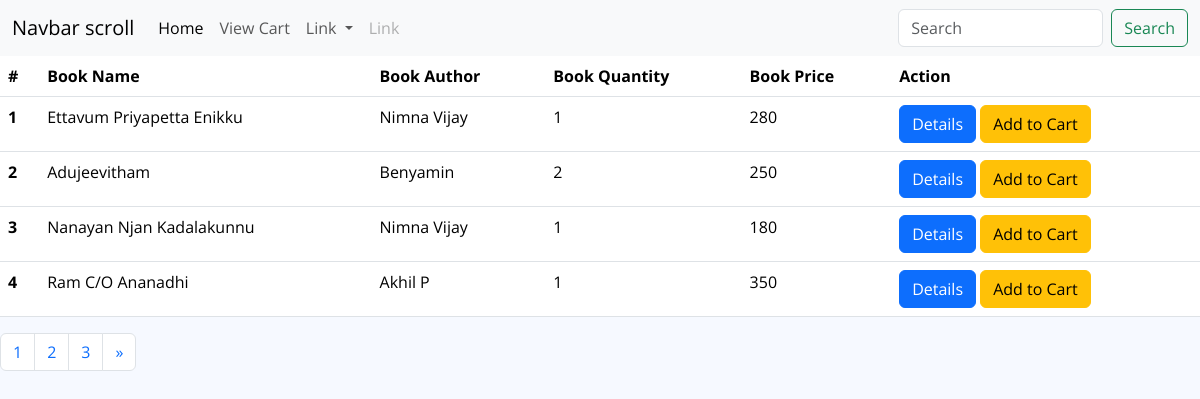
/user/user/, run on the app's committed database.
### book_app/models.py (models this page shows, shortened)
class Book(models.Model):
    title=models.CharField(max_length=200)
    price=models.IntegerField()
    quantity = models.IntegerField()
    author=models.ForeignKey(Author,on_delete=models.CASCADE)

class Author(models.Model):
    name=models.CharField(max_length=200,null=True)
    def __str__(self):
        return '{}'.format(self.name)

### user_app/views.py (the view)
# urls.py: path("user/",views.list_book,name='list'),
def list_book(request):
    books=Book.objects.all()
    paginator = Paginator(books, 4)
    page_no = request.GET.get('page')
    try:
        page = paginator.get_page(page_no)
    except EmptyPage:
        page = paginator.page(page_no.num_pages)
    return render(request, 'user/list.html', {'books': books, 'page': page})

### templates/user/list.html (shortened to what this page needs)
<!DOCTYPE html>
<html lang="en">
<head>
    <link href="https://cdn.jsdelivr.net/npm/bootstrap@5.3.3/dist/css/bootstrap.min.css" rel="stylesheet">
</head>
{% extends 'authors/base.html' %}
{% load static %}
{% block content %}
<body>
<nav class="navbar navbar-expand-lg bg-body-tertiary">
  <div class="container-fluid">
    <a class="navbar-brand" href="#">Navbar scroll</a>
    <div class="collapse navbar-collapse" id="navbarScroll">
      <ul class="navbar-nav me-auto my-2 my-lg-0 navbar-nav-scroll" style="--bs-scroll-height: 100px;">
        <li class="nav-item">
          <a class="nav-link active" aria-current="page" href="#">Home</a>
        </li>
        <li class="nav-item">
          <a class="nav-link" href="{% url 'viewcart'  %}">View Cart</a>
        </li>
        <li class="nav-item dropdown">
          <a class="nav-link dropdown-toggle" href="#" role="button" data-bs-toggle="dropdown" aria-expanded="false">
            Link
          </a>
        </li>
        <li class="nav-item">
          <a class="nav-link disabled" aria-disabled="true">Link</a>
        </li>
      </ul>
      <form class="d-flex" role="search">
        <input class="form-control me-2" type="search" placeholder="Search" aria-label="Search">
        <button class="btn btn-outline-success" type="submit">Search</button>
      </form>
    </div>
  </div>
</nav>
    <table class="table">
        <thead class="thead-dark">
            <tr>
                <th scope="col">#</th>
                <th scope="col">Book Name</th>
                 <th scope="col">Book Author</th>
                 <th scope="col">Book Quantity</th>
                <th scope="col">Book Price</th>
                <th scope="col">Action</th>
            </tr>
        </thead>
        <tbody>
                {% for book in page %}
                <tr>
                    <th scope="row">{{ forloop.counter }}</th>
                    <td>{{ book.title }}</td>
                    <td>{{ book.author }}</td>
                    <td>{{ book.quantity }}</td>
                    <td>{{ book.price }}</td>
                    <td>
                        <a href="{% url 'details' book.id %}" class="btn btn-primary">Details</a>
                        <a href="{% url 'addcart' book.id %}" class="btn btn-warning">Add to Cart</a>
                    </td>
                </tr>
                {% endfor %}
        </tbody>
    </table>
<nav aria-label="Page navigation example">
  <ul class="pagination">
      {% for num in page.paginator.page_range %}
    <li class="page-item {% if page.number == num %} activate{% endif %}">
        <a class="page-link" href="?page={{num}}">{{num}}</a></li>
      {% endfor %}
      {% if page.has_next %}
      <li class="page-item">
      <a class="page-link" href="?page={{page.next_page_number}}" aria-label="Next">
        <span aria-hidden="true">&raquo;</span>
      </a>
    </li>
      {% endif %}
  </ul>
</nav>
</body>
{% endblock %}

### static/assets/css/style.css (style rules this page uses)
:root { scroll-behavior: smooth; }
body { font-family: "Open Sans", sans-serif; background: #f6f9ff; color: #444444; }
a { color: #4154f1; text-decoration: none; }

### data on the page
Book: title "Ettavum Priyapetta Enikku", author "Nimna Vijay", quantity "1", price "280"
Book: title "Adujeevitham", author "Benyamin", quantity "2", price "250"
Book: title "Nanayan Njan Kadalakunnu", author "Nimna Vijay", quantity "1", price "180"
Book: title "Ram C/O Ananadhi", author "Akhil P", quantity "1", price "350"

### other printed values
{{ num }} "1" "2" "3"
